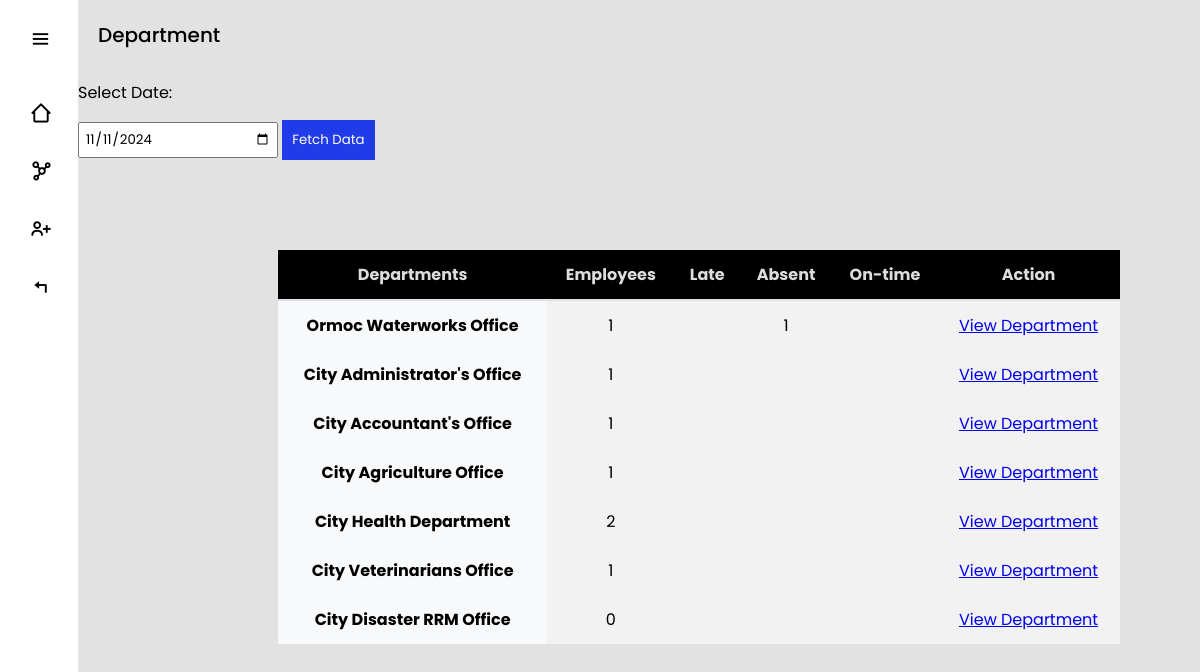
The app's page /departments/ (signed in) with its own data.
### myapp/models.py (models this page shows, shortened)
class Department(models.Model):
    name = models.CharField(max_length=100)

### myapp/views.py (the view)
# urls.py: path('departments/', views.departments, name='departments'),
@login_required
def departments(request):
    selected_date = get_selected_date(request)
    departments = Department.objects.annotate(
        late_count=Count('employees', filter=Q(employees__attendance__status='late', employees__attendance__date=selected_date)),
        absent_count=Count('employees', filter=Q(employees__attendance__status='absent', employees__attendance__date=selected_date)),
        on_time_count=Count('employees', filter=Q(employees__attendance__status='ontime', employees__attendance__date=selected_date))
    )
    context = {
        "departments": departments,
        "default_date": selected_date,
    }
    return render(request, 'departments.html', context)

### myapp/views.py (called while the page is built)
def get_selected_date(request):
    date_str = request.GET.get('date', timezone.now().date().isoformat())
    return timezone.datetime.fromisoformat(date_str).date()

### myapp/templates/departments.html (shortened to what this page needs)
{% extends 'index.html' %}
{% block content %}
<section class="home">
    <p>Department</p>
    <form method="get" action="{% url 'departments' %}">
        <div>
            <label for="date">Select Date:</label>
            <input type="date" id="date" name="date" class="date-input" value="{{ default_date }}">
            <button type="submit">Fetch Data</button>
        </div>
    </form>
    <table class="table">
        <thead>
            <tr>
                <th scope="col">Departments</th>
                <th scope="col">Employees</th>
                <th scope="col">Late</th>
                <th scope="col">Absent</th>
                <th scope="col">On-time</th>
                <th scope="col">Action</th>
            </tr>
        </thead>
        <tbody>
            {% for department in departments %}
            <tr>
                <th scope="row">{{ department.name }}</th>
                <td>{{ department.employees.count }}</td>
                <td>{% if department.late_count > 0 %}{{ department.late_count }}{% else %} {% endif %}</td>
                <td>{% if department.absent_count > 0 %}{{ department.absent_count }}{% endif %}</td>
                <td>{% if department.on_time_count > 0 %}{{ department.on_time_count }}{% else %} {% endif %}</td>
                <td>
                    <a href="{% url 'viewdepartment' department.id %}?date={{ default_date|date:'Y-m-d' }}">View Department</a>
                </td>
            </tr>
            {% empty %}
            <tr>
                <td colspan="6">No departments available</td>
            </tr>
            {% endfor %}
        </tbody>
    </table>
</section>
{% endblock %}

### myapp/static/css/styles.css (style rules this page uses)
* { margin: 0; padding: 0; box-sizing: border-box; font-family: "Poppins", sans-serif; --color-hover: rgb(32, 59, 232); --transition: all 0.2s ease; }
:root { --color-white: #fff; --color-black: #000; --color-bg: #e2e2e2; }
.home { position: relative; top: 0; left: 78px; width: calc(100% - 78px); min-height: 100vh; background: var(--color-bg); z-index: 6; transition: var(--transition); }
.home p { font-size: 20px; font-weight: 500; color: var(--color-black); display: inline-block; margin: 20px; white-space: nowrap; }
label { display: block; margin-top: 10px; }
input, select { width: 100%; padding: 8px; margin-top: 5px; }
button { margin-top: 15px; padding: 10px; background-color: rgb(32, 59, 232); color: white; border: none; cursor: pointer; }
.table { width: 75%; max-width: 100%; margin-bottom: 1rem; background-color: transparent; border-collapse: collapse; margin-left: 200px; margin-top: 90px; }
.table th, .table td { padding: 0.75rem; vertical-align: top; border: px solid #000000; }
.table thead th { vertical-align: bottom; border-bottom: 2px solid #dee2e6; background-color: #000000; text-align: left; color: #ddd; text-align: center; }
.table th { font-weight: bold; background-color: #f8f9fa; }
.table tr:nth-child(even) { background-color: #f2f2f2; }
.table tr:nth-child(odd) { background-color: #f2f2f2; }
.table td { text-align: center; }
.table th[scope="row"] { background-color: #f8f9fa; text-align: center; }

### myapp/templates/departments.html (style rules this page uses)
.date-input { width: 200px; padding: 5px; margin-top: 10px; }

### records on screen
Department: name "Ormoc Waterworks Office", employees.count "1", absent_count "1"
Department: name "City Administrator's Office", employees.count "1"
Department: name "City Accountant's Office", employees.count "1"
Department: name "City Agriculture Office", employees.count "1"
Department: name "City Health Department", employees.count "2"
Department: name "City Veterinarians Office", employees.count "1"
Department: name "City Disaster RRM Office", employees.count "0"
